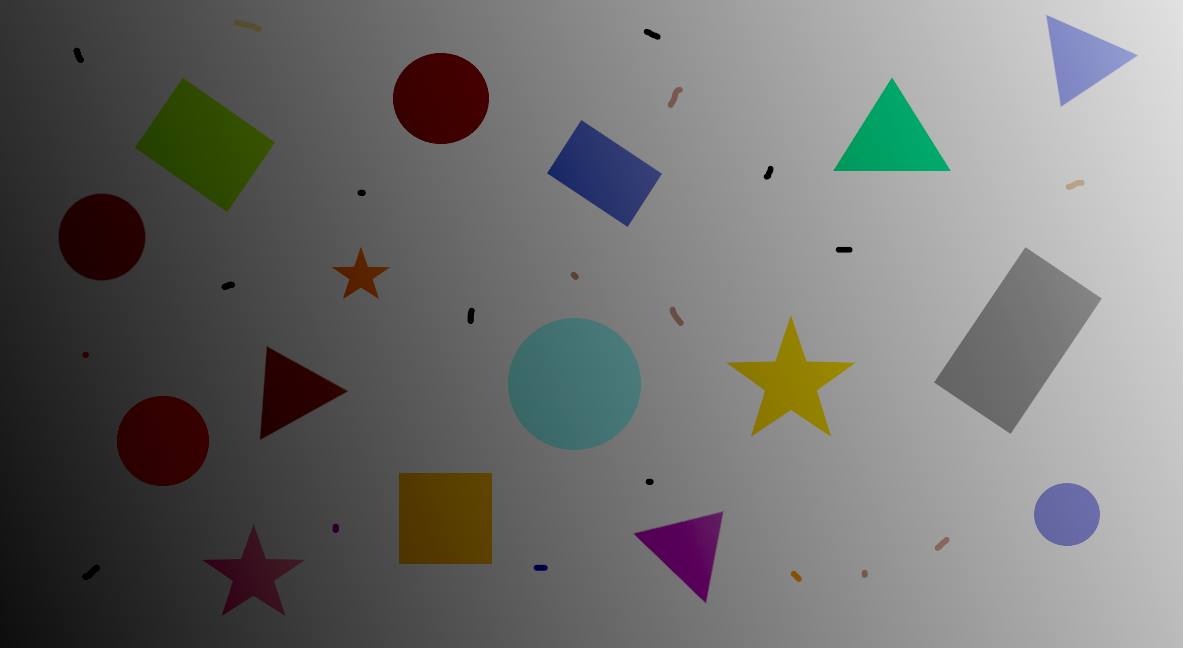
%> input picture img/tvary.png, 1183 x 648 px
$ octave Picture_work6.m   (GNU Octave 9; MATLAB toolbox functions it lacks are replaced by stand-ins)
%> lines starting %> are read from the running program, lines starting %| are printed output that depends on the picture; in (x1, y1, x2, y2) boxes, pixels count from 0 and x2, y2 are one past the last pixel; in counts of white or black regions, pixels touching at a corner belong together; the program's own positions count from 1
close all;
clear;
img = imread("img\tvary.png");
%> img is the input picture: size 648x1183x3 uint8; mean R, G, B 112.9, 112.8, 111.3

Gimg = rgb2gray(img);
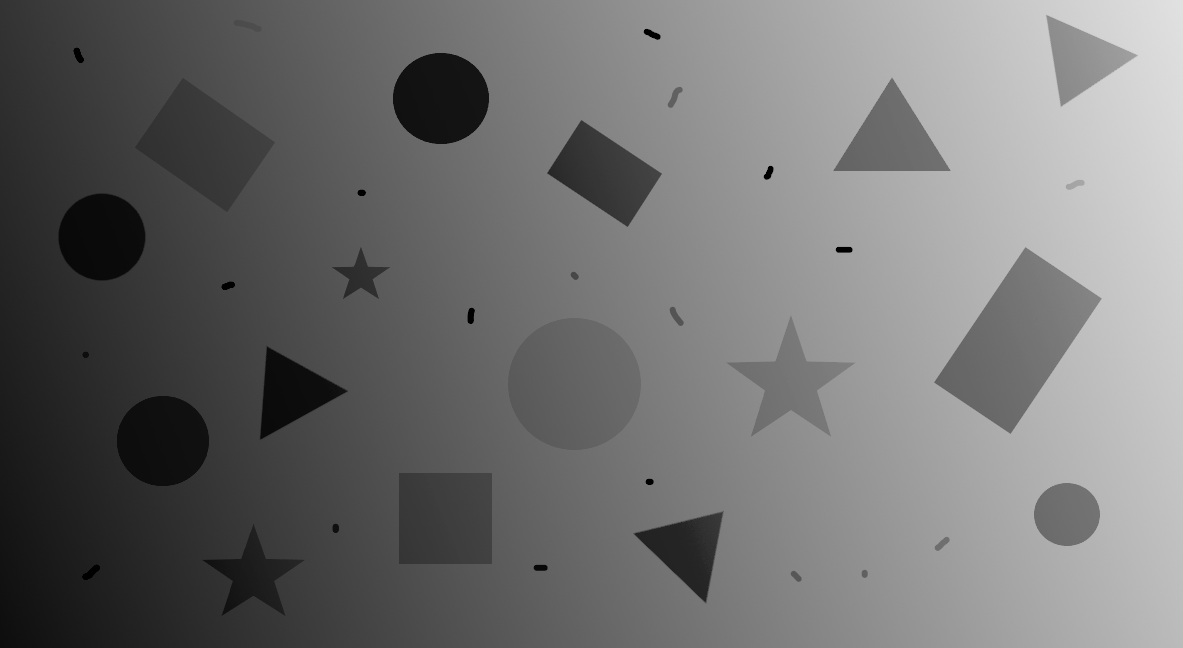
%> Gimg: size 648x1183 uint8; min 0, max 225, mean 112.7
tresh = graythresh(Gimg);
%> tresh = 0.447
Bimg = imbinarize(Gimg,"adaptive","ForegroundPolarity","dark","Sensitivity",0.55);
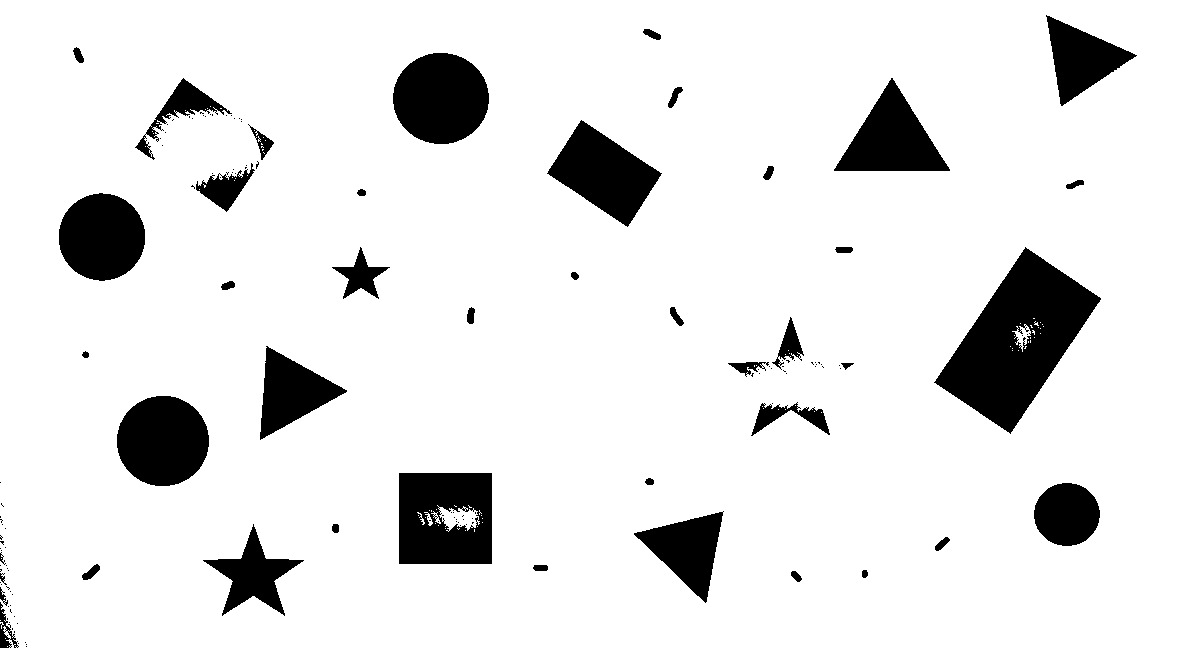
%> Bimg: size 648x1183 logical; 89.6% white; 145 black regions (102 under 20 px), largest, box (x1, y1, x2, y2) and area: (934, 247, 1101, 434) 14673, (399, 473, 492, 564) 7680, (393, 53, 489, 144) 6864
Bimg = ~Bimg;
Bimg = imclearborder(Bimg);
fillimg = imfill(Bimg,"holes");
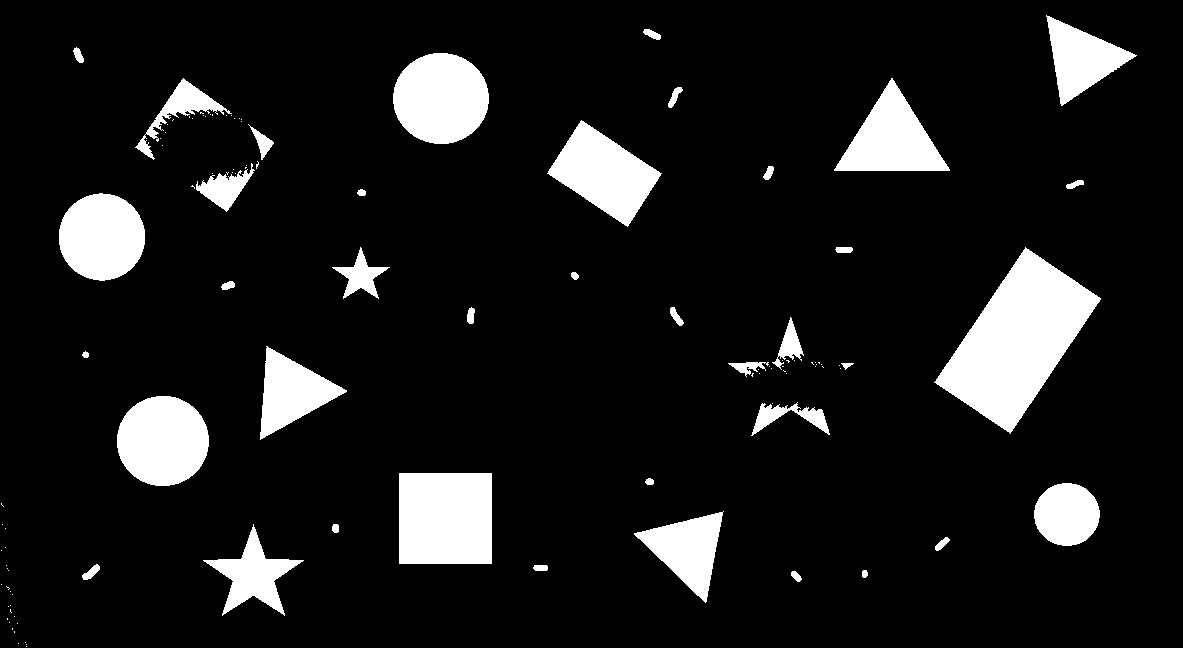
%> fillimg: size 648x1183 logical; 10.5% white; 112 white regions (73 under 20 px), largest, box (x1, y1, x2, y2) and area: (934, 247, 1101, 434) 14932, (399, 473, 492, 564) 8463, (393, 53, 489, 144) 6864
imshow(fillimg)


stats = regionprops(fillimg, 'Area');
%> stats = 112 regions; largest, Area: 14932, 8463, 6864, 6533, 6141

fillimg = bwareafilt(fillimg,15);
a= bwlabel(fillimg);
%> a: size 648x1183 double; 16 distinct labels, from 0 to 15
b = label2rgb(a);
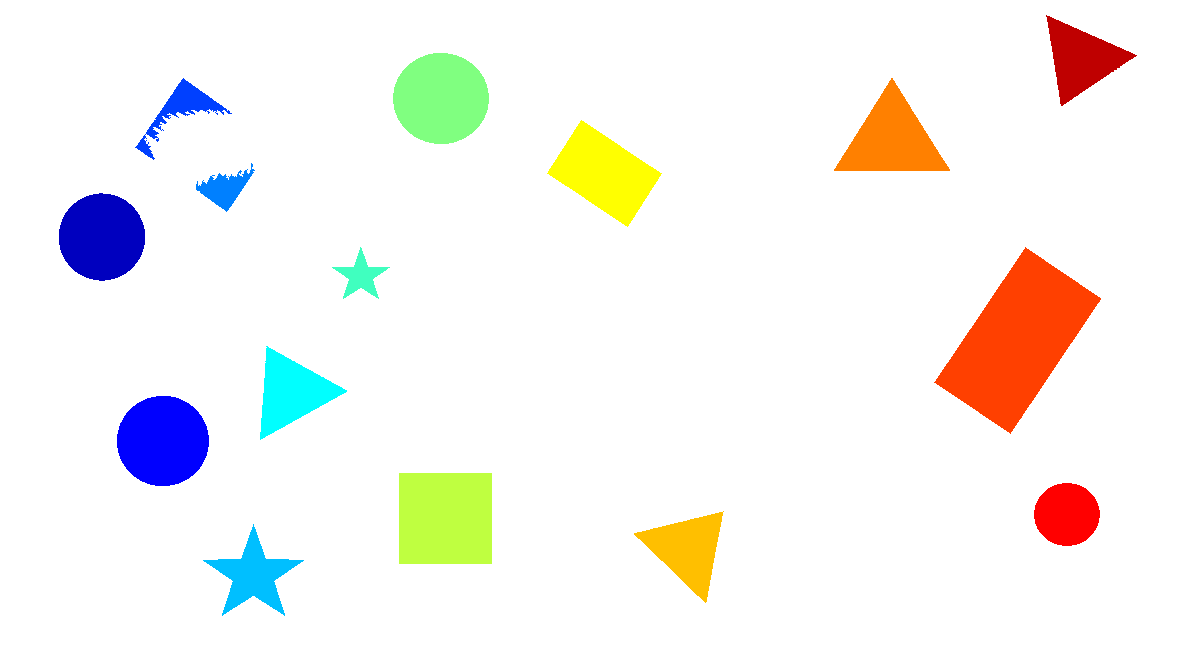
%> b: size 648x1183x3 uint8; mean R, G, B 245.1, 242.7, 238.7

kolec = regionprops(fillimg,"Circularity");
%> kolec = 15 items; first 5, Circularity: 0.996, 1, 0.1, 0.251, 0.294
[kolec.Circularity] > 0.9;
kdeKolecko = find([kolec.Circularity]>0.9);
%> kdeKolecko = [1 2 8 14]

c = ismember(a, kdeKolecko);
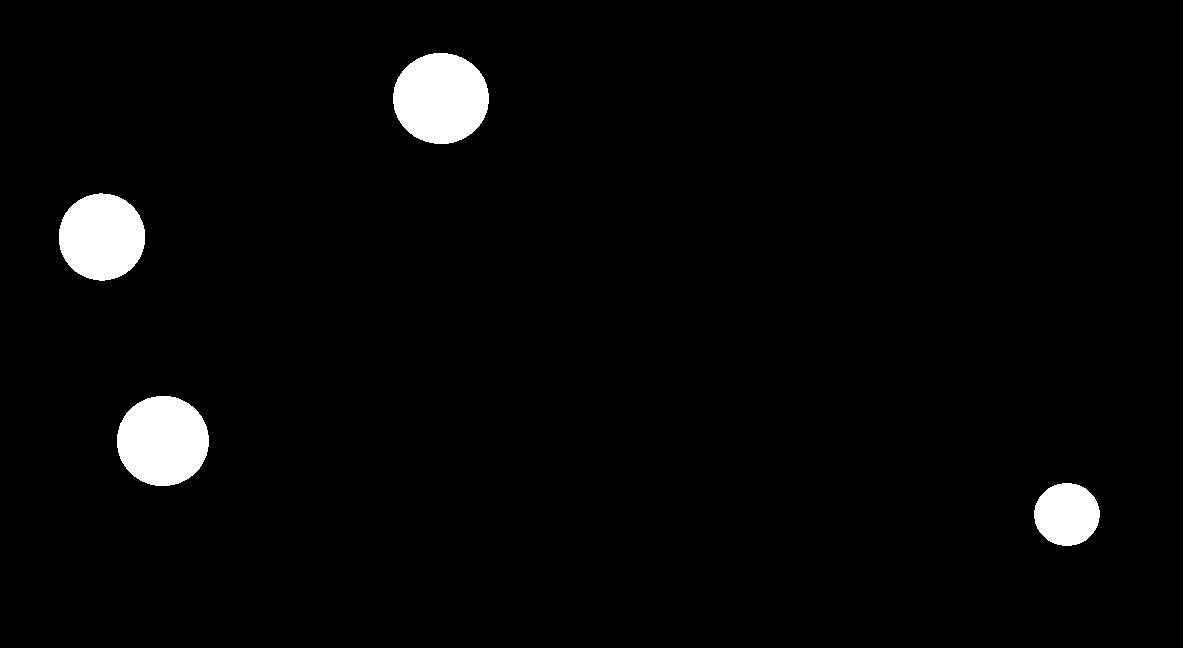
%> c: size 648x1183 logical; 2.9% white; 4 white regions, box (x1, y1, x2, y2) and area: (393, 53, 489, 144) 6864, (117, 396, 209, 486) 6533, (59, 193, 145, 281) 5918, (1034, 483, 1100, 546) 3243
d = regionprops(c,"Centroid", "Area");
%> d = 4 regions; Area and Centroid: 6864 [441.5 99], 6533 [163.4 441.5], 5918 [102.4 237.5], 3243 [1067.5 515]

c = uint8(c);
c = mat2gray(c);

for i = 1:5
%> (the run ends here)

$ run again, with img/flover_color.png copied over img/tvary.png
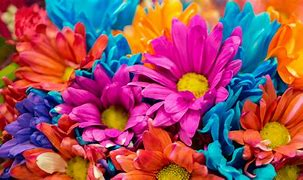
%> input picture img/flover_color.png, 303 x 180 px
%> img is the input picture: size 180x303x3 uint8; mean R, G, B 154.8, 79.5, 95.5
%> tresh = 0.4
%> `fillimg = imfill(Bimg,"holes");`:
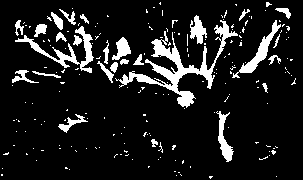
%> fillimg: size 180x303 logical; 11.3% white; 198 white regions (171 under 20 px), largest, box (x1, y1, x2, y2) and area: (115, 20, 238, 108) 1963, (15, 26, 94, 73) 748, (232, 20, 281, 78) 519
%> stats = 198 regions; largest, Area: 1963, 748, 519, 349, 276
%> a: size 180x303 double; 16 distinct labels, from 0 to 15
%> `b = label2rgb(a);`:
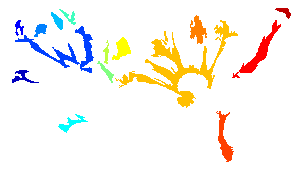
%> b: size 180x303x3 uint8; mean R, G, B 248.1, 244.1, 238.3
%> kolec = 15 items; first 5, Circularity: 0.192, 0.263, 0.0662, 0.616, 0.633
%> kdeKolecko = []
%> c: size 180x303 logical; every value is 0
%> d = 0 regions
